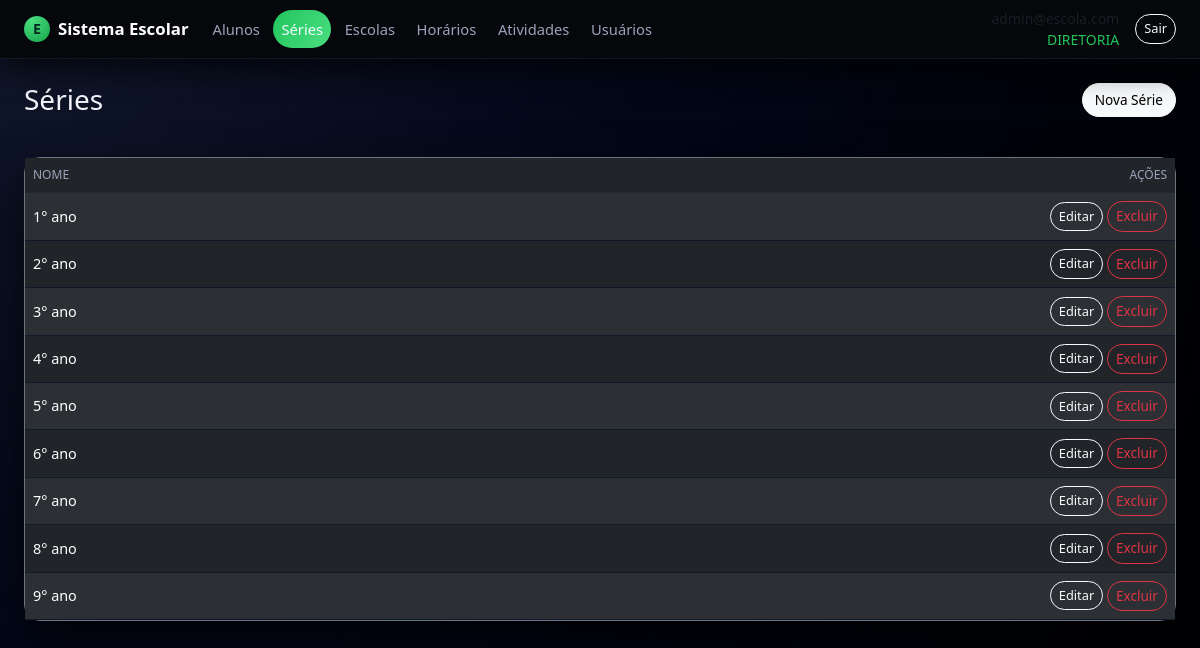
The app's page /series/ (signed in) with its own data.
### app.py (models this page shows, shortened)
class Usuario(db.Model, UserMixin):
    __tablename__ = "usuario"
    id = db.Column(db.Integer, primary_key=True)
    email = db.Column(db.String(120), unique=True, nullable=False)
    senha_hash = db.Column(db.String(255), nullable=False)
    papel = db.Column(
        db.String(30), nullable=False, default="ALUNO"
    )  # DIRETORIA/PROFESSOR/RESPONSAVEL/ALUNO
    ativo = db.Column(db.Boolean, nullable=False, default=True)
    created_at = db.Column(db.DateTime, nullable=False, default=datetime.utcnow)
    aluno_id = db.Column(db.Integer, db.ForeignKey("aluno.id"), nullable=True)
    aluno = db.relationship("Aluno", lazy="joined")
    def papel_upper(self):
        return (self.papel or "").upper()
    def is_responsavel(self):
        return self.papel_upper() == "RESPONSAVEL"
    def is_aluno(self):
        return self.papel_upper() == "ALUNO"

class Serie(db.Model):
    __tablename__ = "serie"
    id = db.Column(db.Integer, primary_key=True)
    nome = db.Column(db.String(120), nullable=False, unique=True)

### app.py (the view)
@app.route("/series/")
@login_required
def series_list():
    if current_user.is_responsavel() or current_user.is_aluno():
        flash("Acesso não autorizado.", "warning")
        return redirect(url_for("index"))
    series = Serie.query.order_by(Serie.nome.asc()).all()
    return render_template("series/listar.html", series=series)

### app.py (called while the page is built, shortened)
@login_manager.user_loader
def load_user(uid):
    return db.session.get(Usuario, int(uid))

def can(permission: str) -> bool:
    if not current_user.is_authenticated:
        return False
    role = current_user.papel_upper()
    if role == "DIRETORIA":
        return True

@app.context_processor
def inject_can():
    return dict(can=can)

### templates/series/listar.html (shortened to what this page needs)
{% extends 'base.html' %}
{% block content %}
<div class="d-flex align-items-center justify-content-between mb-3">
  <h3 class="mb-0">Séries</h3>
  {% if can('SERIE_CRIAR') %}
  <button class="btn btn-light" type="button" data-bs-toggle="collapse" data-bs-target="#novaSerie" aria-expanded="false">
    Nova Série
  </button>
  {% endif %}
</div>
<div class="card bg-dark border-secondary">
  <div class="card-body p-0">
    <table class="table table-dark table-striped table-hover align-middle mb-0">
      <thead>
        <tr>
          <th>Nome</th>
          <th class="text-end">Ações</th>
        </tr>
      </thead>
      <tbody>
        {% for s in series %}
        <tr>
          <td>{{ s.nome }}</td>
          <td class="text-end">
            {% if can('SERIE_EDITAR') %}
            <button class="btn btn-sm btn-outline-light" data-bs-toggle="modal" data-bs-target="#editarSerie{{ s.id }}">Editar</button>
            {% endif %}
            {% if can('SERIE_EXCLUIR') %}
            <form class="d-inline" method="post" action="{{ url_for('series_excluir', id=s.id) }}" onsubmit="return confirm('Excluir esta série?');">
              <button class="btn btn-sm btn-outline-danger">Excluir</button>
            </form>
            {% endif %}
          </td>
        </tr>
        {% else %}
        <tr>
          <td colspan="2" class="text-center text-secondary py-4">Nenhuma série cadastrada.</td>
        </tr>
        {% endfor %}
      </tbody>
    </table>
  </div>
</div>
{% endblock %}

### templates/base.html (shortened to what this page needs)
<!doctype html>
<html lang="pt-BR">
<head>
  <link
    href="https://cdn.jsdelivr.net/npm/bootstrap@5.3.3/dist/css/bootstrap.min.css"
    rel="stylesheet"
  >
  <link rel="stylesheet" href="{{ url_for('static', filename='css/style.css') }}">
</head>
<body class="app-body">
  <header class="app-navbar navbar navbar-expand-lg navbar-dark">
    <div class="container-fluid px-3 px-lg-4">
      <a class="navbar-brand d-flex align-items-center gap-2" href="{{ url_for('index') }}">
        <span class="brand-icon">E</span>
        <span class="fw-semibold">Sistema Escolar</span>
      </a>
      {% if current_user.is_authenticated %}
        <div class="collapse navbar-collapse" id="mainNav">
          <ul class="navbar-nav me-auto mb-2 mb-lg-0 app-menu">
            {% set papel = current_user.papel_upper() if current_user.is_authenticated else '' %}
            <li class="nav-item">
              <a class="nav-link {% if request.endpoint and 'alunos' in request.endpoint %}active{% endif %}"
                 href="{{ url_for('alunos_list') }}">
                Alunos
              </a>
            </li>
            {% if papel not in ['RESPONSAVEL', 'ALUNO'] %}
              <li class="nav-item">
                <a class="nav-link {% if request.endpoint and 'series_' in request.endpoint %}active{% endif %}"
                   href="{{ url_for('series_list') }}">
                  Séries
                </a>
              </li>
              <li class="nav-item">
                <a class="nav-link {% if request.endpoint and 'escolas_' in request.endpoint %}active{% endif %}"
                   href="{{ url_for('escolas_list') }}">
                  Escolas
                </a>
              </li>
              <li class="nav-item">
                <a class="nav-link {% if request.endpoint and 'horarios_' in request.endpoint %}active{% endif %}"
                   href="{{ url_for('horarios_list') }}">
                  Horários
                </a>
              </li>
            {% endif %}
            <li class="nav-item">
              <a class="nav-link {% if request.endpoint and 'atividades_' in request.endpoint %}active{% endif %}"
                 href="{{ url_for('atividades_listar') }}">
                Atividades
              </a>
            </li>
            {% if papel == 'DIRETORIA' %}
              <li class="nav-item">
                <a class="nav-link {% if request.endpoint and 'usuarios_' in request.endpoint %}active{% endif %}"
                   href="{{ url_for('usuarios_list') }}">
                  Usuários
                </a>
              </li>
            {% endif %}
          </ul>
          <div class="d-flex align-items-center gap-3">
            <div class="text-end small text-muted d-none d-md-block">
              <div>{{ current_user.email }}</div>
              <div class="text-accent">{{ current_user.papel_upper() }}</div>
            </div>
            <form method="post" action="{{ url_for('logout') }}">
              <button class="btn btn-sm btn-outline-light" type="submit">Sair</button>
            </form>
          </div>
        </div>
      {% endif %}
    </div>
  </header>
  <main class="app-main container-fluid px-3 px-lg-4 py-4">
    <div class="page-wrapper">
      {% block content %}{% endblock %}
    </div>
  </main>
</body>
</html>

### static/css/style.css (style rules this page uses)
:root { --bg-body: #05070b; --bg-elevated: #10141f; --bg-elevated-soft: #181d2a; --bg-navbar: #05070b; --border-soft: #262c3c; --text-main: #f4f5fb; --text-muted: #9ca3b8; --accent: #22c55e; --accent-soft: rgba(34, 197, 94, 0.15); --danger-soft: rgba(239, 68, 68, 0.15); --radius-lg: 16px; --radius-md: 10px; --shadow-soft: 0 18px 45px rgba(0, 0, 0, 0.65); }
.app-body { background: radial-gradient(circle at top left, #10172a 0, #020617 45%, #000 100%); color: var(--text-main); min-height: 100vh; font-family: system-ui, -apple-system, BlinkMacSystemFont, "Segoe UI", sans-serif; }
.app-navbar { background-color: var(--bg-navbar); border-bottom: 1px solid #111827; box-shadow: 0 10px 30px rgba(0, 0, 0, 0.7); position: sticky; top: 0; z-index: 1030; }
.app-navbar .navbar-brand { font-size: 1.05rem; }
.brand-icon { width: 26px; height: 26px; border-radius: 999px; background: radial-gradient(circle at 30% 20%, #4ade80, #16a34a); display: inline-flex; align-items: center; justify-content: center; font-size: 0.9rem; font-weight: 700; color: #022c22; }
.app-menu .nav-link { font-size: 0.92rem; color: var(--text-muted); padding-inline: 0.9rem; border-radius: 999px; margin-right: 0.35rem; transition: all 0.18s ease-out; }
.app-menu .nav-link.active { color: #ecfeff; background: linear-gradient(120deg, #22c55e, #4ade80); }
.app-main { color: var(--text-main); max-width: 1200px; margin-inline: auto; }
.page-wrapper { display: flex; flex-direction: column; gap: 1.5rem; }
.card { background-color: var(--bg-elevated); border-radius: var(--radius-lg); border: 1px solid var(--border-soft); box-shadow: var(--shadow-soft); }
.table { color: var(--text-main); font-size: 0.9rem; margin-bottom: 0; }
.table thead { background: linear-gradient(90deg, #020617, #020617); }
.table thead th { color: #9ca3b8; border-bottom: 1px solid #1f2933 !important; font-weight: 500; text-transform: uppercase; font-size: 0.75rem; }
.table tbody tr { background-color: var(--bg-elevated-soft); }
.table tbody tr:nth-child(even) { background-color: #050816; }
.table td, .table th { border-color: #111827 !important; }
.btn { border-radius: 999px; font-size: 0.85rem; }
.btn-outline-light { border-radius: 999px; font-size: 0.8rem; }
.text-accent { color: var(--accent); }

### records on screen
Usuario: email "admin@escola.com", papel_upper "DIRETORIA"
Serie: nome "1° ano"
Serie: nome "2° ano"
Serie: nome "3° ano"
Serie: nome "4° ano"
Serie: nome "5° ano"
Serie: nome "6° ano"
Serie: nome "7° ano"
Serie: nome "8° ano"
Serie: nome "9° ano"
